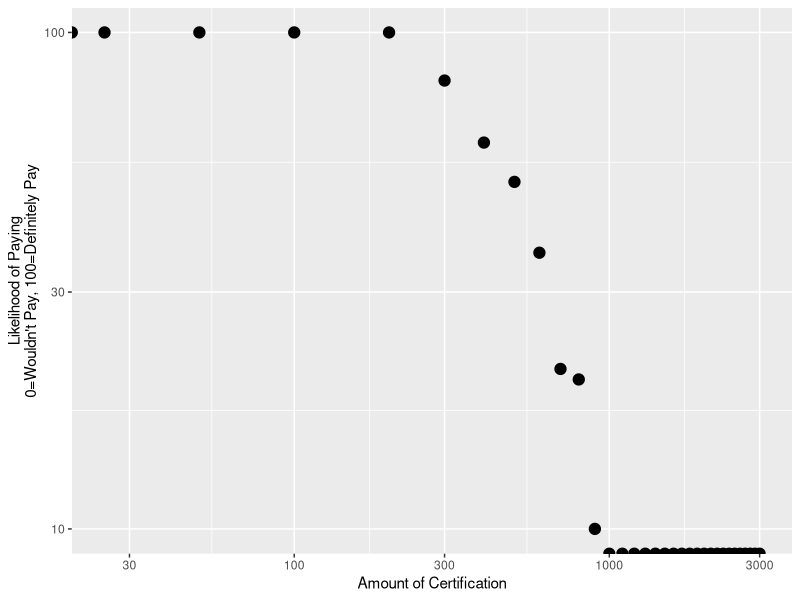

Source code (R): (Note: this script raises an error after producing the figure.)
## ---- chunk 1
install.packages('knitr', dependencies = TRUE)
## ---- chunk 2
knitr::opts_chunk$set(echo = TRUE)
## ---- chunk 3
## Install packages we'll need
library(tidyverse)
library(ggplot2)
library(plyr)
library(dplyr)
## ---- chunk 4
## Set the working drive and read in the data. 
setwd("/Users/davidjcox/Dropbox/Projects/CurrentProjectManuscripts/Empirical/PersonalFun/Demand for Certification/")
raw_data <- read.csv('Raw_Data.csv')
df <- cbind(raw_data)
df
## ---- chunk 5
##Print list of columns 
colnames(df)
## ---- chunk 6
## Fill all NAs for likelihood responses with 0
## "Likelihood of paying X_amount" columns
slice <- df[,18:50]
slice[is.na(slice)] <- 0
df[,18:50] <- slice

## Hours accrue cols
slice <- df[,52:84]
slice[is.na(slice)] <- 0
df[,52:84] <- slice
## ---- chunk 7
## Print unique values per column
sapply(df, function(x) unique(x))
## ---- chunk 8
amounts = c(0, 25, 50, 100, 200, 300, 400, 500, 600, 700, 800, 900, 1000, 1100, 1200, 1300, 1400, 1500, 1600, 1700, 1800, 1900, 2000, 2100, 2200, 2300, 2400, 2500, 2600, 2700, 2800, 2900, 3000)
slice <- df[,18:50]
med_vals <- c(apply(slice, 2, median))
demand <- data.frame(amounts, med_vals)
names(demand) <- c('Amount', 'Likelihood')
demand
## ---- chunk 9
ggplot(data=demand, aes(x=amounts, y=Likelihood)) +
  geom_point(size=3.5) +
  ## Data
  scale_x_continuous(trans='log10') +
  scale_y_continuous(trans='log10') +
  ## Make it look good
  labs(x="Amount of Certification", y="Likelihood of Paying\n0=Wouldn't Pay, 100=Definitely Pay")
## ---- chunk 10
# Define demand model
x <- seq(0, 3000, 25)
y <- demand$Likelihood
model <- nls(y~q*10^(2*(exp(-a*q*x)-1)))
# Get estimated goodness of fit
cor(y, predict(model))
